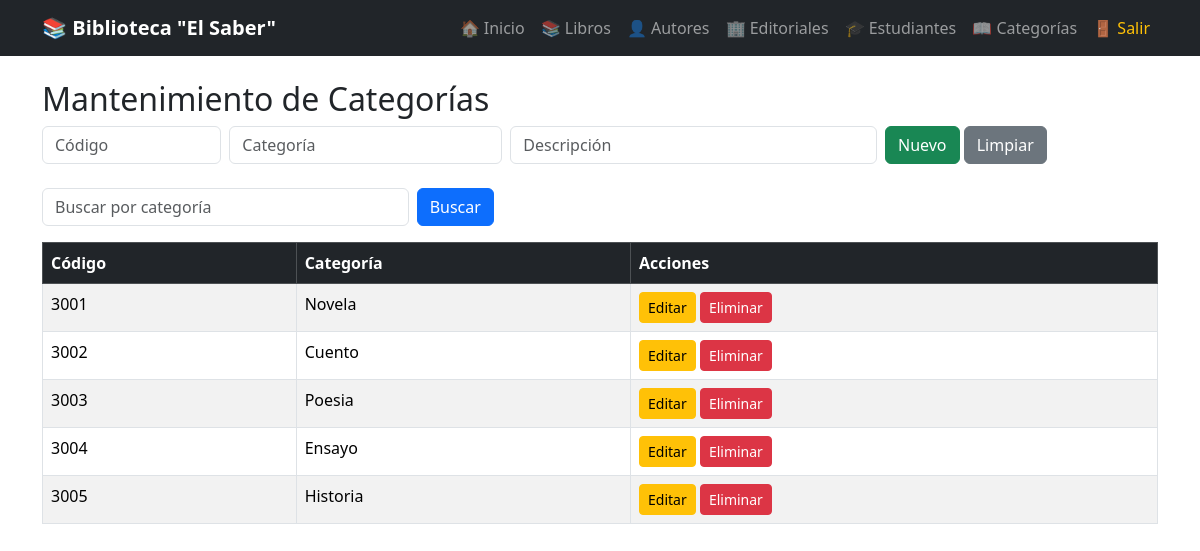
The app's page /categorias/categorias.php (signed in) with its own data.
### tables this page shows
create table categoria(
  codigo int primary key,
  categoria varchar(255),
  descripcion text
  );

### categorias/categorias.php (the view, shortened to what this page needs)
<?php
include("../conexion.php");
$editar = null;
$buscar = $_GET['buscar'] ?? '';
$stmt = $conexion->prepare("SELECT * FROM categoria WHERE categoria LIKE ?");
$stmt->execute(["%$buscar%"]);
$categorias = $stmt->fetchAll();
?>
<!DOCTYPE html>
<html lang="es">
<head>
    <link href="https://cdn.jsdelivr.net/npm/bootstrap@5.3.3/dist/css/bootstrap.min.css" rel="stylesheet">
</head>
<body>
<?php include("../navbar.php"); ?>
<div class="container mt-4">
    <h2>Mantenimiento de Categorías</h2>
    <form method="POST" class="row g-2 mb-4">
        <div class="col-md-2"><input type="number" name="codigo" class="form-control" placeholder="Código" value="<?= $editar['codigo'] ?? '' ?>" required></div>
        <div class="col-md-3"><input type="text" name="categoria" class="form-control" placeholder="Categoría" value="<?= $editar['categoria'] ?? '' ?>" required></div>
        <div class="col-md-4"><input type="text" name="descripcion" class="form-control" placeholder="Descripción" value="<?= $editar['descripcion'] ?? '' ?>"></div>
        <div class="col-md-3">
            <button type="submit" class="btn btn-success"><?= $editar ? 'Editar' : 'Nuevo' ?></button>
            <a href="categorias.php" class="btn btn-secondary">Limpiar</a>
        </div>
    </form>
    <form method="GET" class="row g-2 mb-3">
        <div class="col-md-4"><input type="text" name="buscar" class="form-control" placeholder="Buscar por categoría" value="<?= htmlspecialchars($buscar) ?>"></div>
        <div class="col-md-2"><button type="submit" class="btn btn-primary">Buscar</button></div>
    </form>
    <table class="table table-bordered table-striped">
        <thead class="table-dark">
            <tr><th>Código</th><th>Categoría</th><th>Acciones</th></tr>
        </thead>
        <tbody>
            <?php foreach ($categorias as $fila) { ?>
            <tr>
                <td><?= $fila['codigo'] ?></td>
                <td><?= $fila['categoria'] ?></td>
                <td>
                    <a href="?editar=<?= $fila['codigo'] ?>" class="btn btn-sm btn-warning">Editar</a>
                    <a href="?eliminar=<?= $fila['codigo'] ?>" class="btn btn-sm btn-danger" onclick="return confirm('¿Eliminar registro?')">Eliminar</a>
                </td>
            </tr>
            <?php } ?>
        </tbody>
    </table>
</div>
</body>
</html>

### records on screen
categoria: codigo "3001", categoria "Novela"
categoria: codigo "3002", categoria "Cuento"
categoria: codigo "3003", categoria "Poesia"
categoria: codigo "3004", categoria "Ensayo"
categoria: codigo "3005", categoria "Historia"
